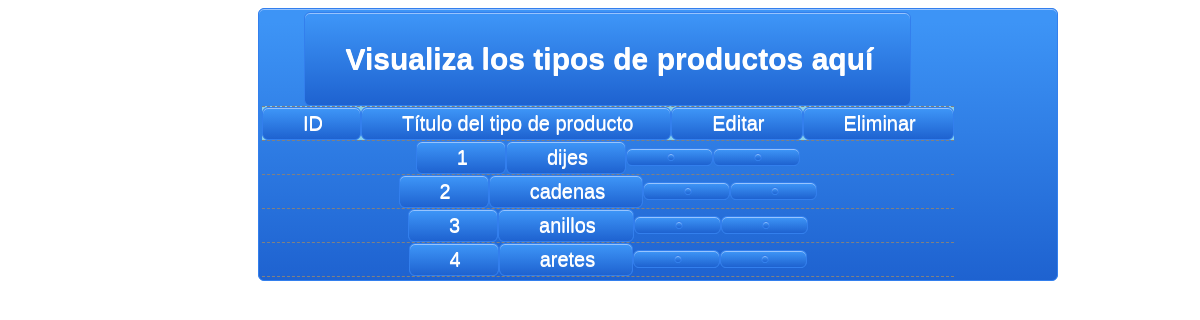
The app's page /panel_administrador/ver_tiposproducto.php with its own data.
### tables this page shows
CREATE TABLE IF NOT EXISTS `tiposproducto` (
`tipoproducto_id` int(100) NOT NULL,
  `nombre_tipoproducto` text NOT NULL
);

### panel_administrador/ver_tiposproducto.php (the view)
<head><link rel=Stylesheet href="estiloadmin.css" ></head>
<table class="tipo_producto" align="center" bgcolor="pink">
	<tr align="center">
		<td colspan="6"><h2>Visualiza los tipos de productos aquí</h2></td>
	</tr>
	<tr align="center" bgcolor="skyblue">
		<td>ID </td>
		<td>Título del tipo de producto</td>
		<td>Editar</td>
		<td>Eliminar</td>
	</tr>
	<?php
	include("includes/db.php");
	$get_tipoproducto = "select * from tiposproducto";
	$run_tipoproducto = mysqli_query($con, $get_tipoproducto);
	$i = 0;
	while ($row_tipoproducto=mysqli_fetch_array($run_tipoproducto)){
		$tipoproducto_id = $row_tipoproducto['tipoproducto_id'];
		$nombre_tipoproducto = $row_tipoproducto['nombre_tipoproducto'];
		$i++;
	?>
	<tr align="center">
		<td><?php echo $i;?></td>
		<td><?php echo $nombre_tipoproducto;?></td>
		<td><a href="index.php?editar_tiposproducto=<?php echo $tipoproducto_id; ?>"><i class="fa fa-pencil-square-o fa-cog" ></i></a></td>
		<td><a href="eliminar_tipoproducto.php?eliminar_tipoproducto=<?php echo $tipoproducto_id;?>"><i class="fa fa-trash-o fa-cog"></i></a></td>
	</tr>
	<?php } ?>
</table>

### panel_administrador/styles/estiloadmin.css (style rules this page uses)
table, td,i { border-collapse:collapse; -moz-box-shadow:inset 0px 1px 0px 0px #97c4fe; -webkit-box-shadow:inset 0px 1px 0px 0px #97c4fe; box-shadow:inset 0px 1px 0px 0px #97c4fe; background:-webkit-gradient(linear, left top, left bottom, color-stop(0.05, #3d94f6), color-stop(1, #1e62d0)); background:-moz-linear-gradient(top, #3d94f6 5%, #1e62d0 100%); background:-webkit-linear-gradient(top, #3d94f6 5%, #1e62d0 100%); background:-o-linear-gradient(top, #3d94f6 5%, #1e62d0 100%); background:-ms-linear-gradient(top, #3d94f6 5%, #1e62d0 100%); background:linear-gradient(to bottom, #3d94f6 5%, #1e62d0 100%); filter:progid:DXImageTransform.Microsoft.gradient(startColorstr='#3d94f6', endColorstr='#1e62d0',GradientType=0); background-color:#3d94f6; -moz-border-radius:6px; -webkit-border-radius:6px; border-radius:6px; border:1px solid #337fed; display:inline-block; color:#ffffff; font-family:Arial; padding:3px; text-decoration:none; text-shadow:0px 1px 0px #ffffff; }
.fa-cog { color: white; }
td { padding: 4px 37px 4px 40px; }
tr { border-bottom:1px dashed grey; }
.tipo_producto { font-size:20px; width: 800px; margin-left: 250px; }

### records on screen
tiposproducto: nombre_tipoproducto "dijes"
tiposproducto: nombre_tipoproducto "cadenas"
tiposproducto: nombre_tipoproducto "anillos"
tiposproducto: nombre_tipoproducto "aretes"
